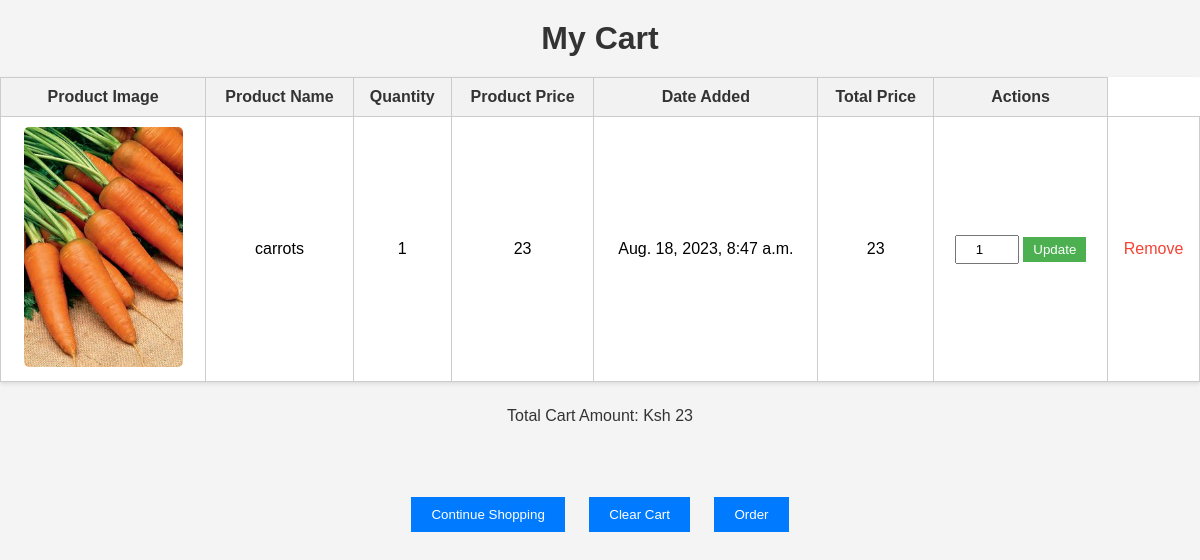
/cart/product_cart/, run on an earlier commit of the app's database.
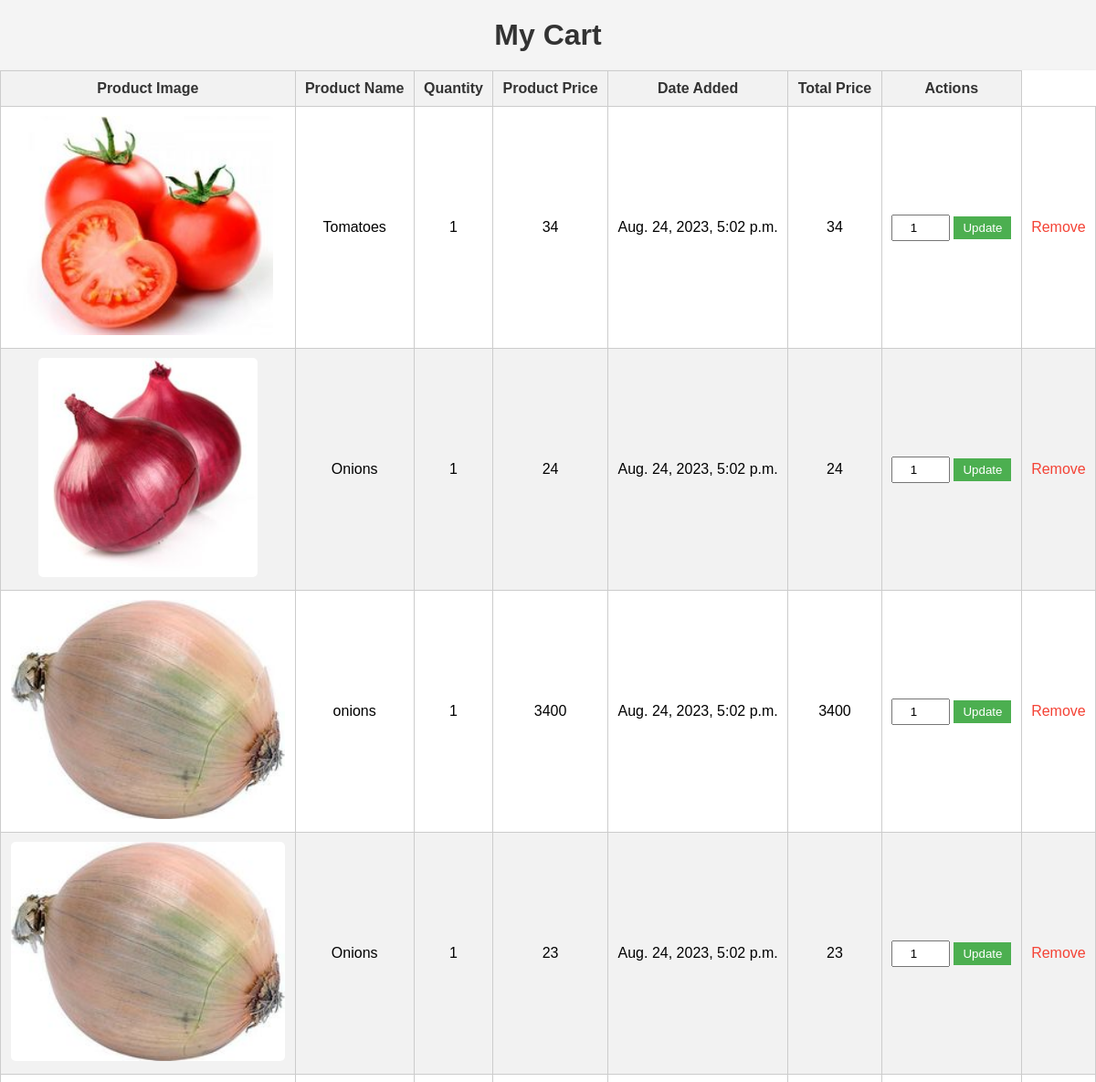
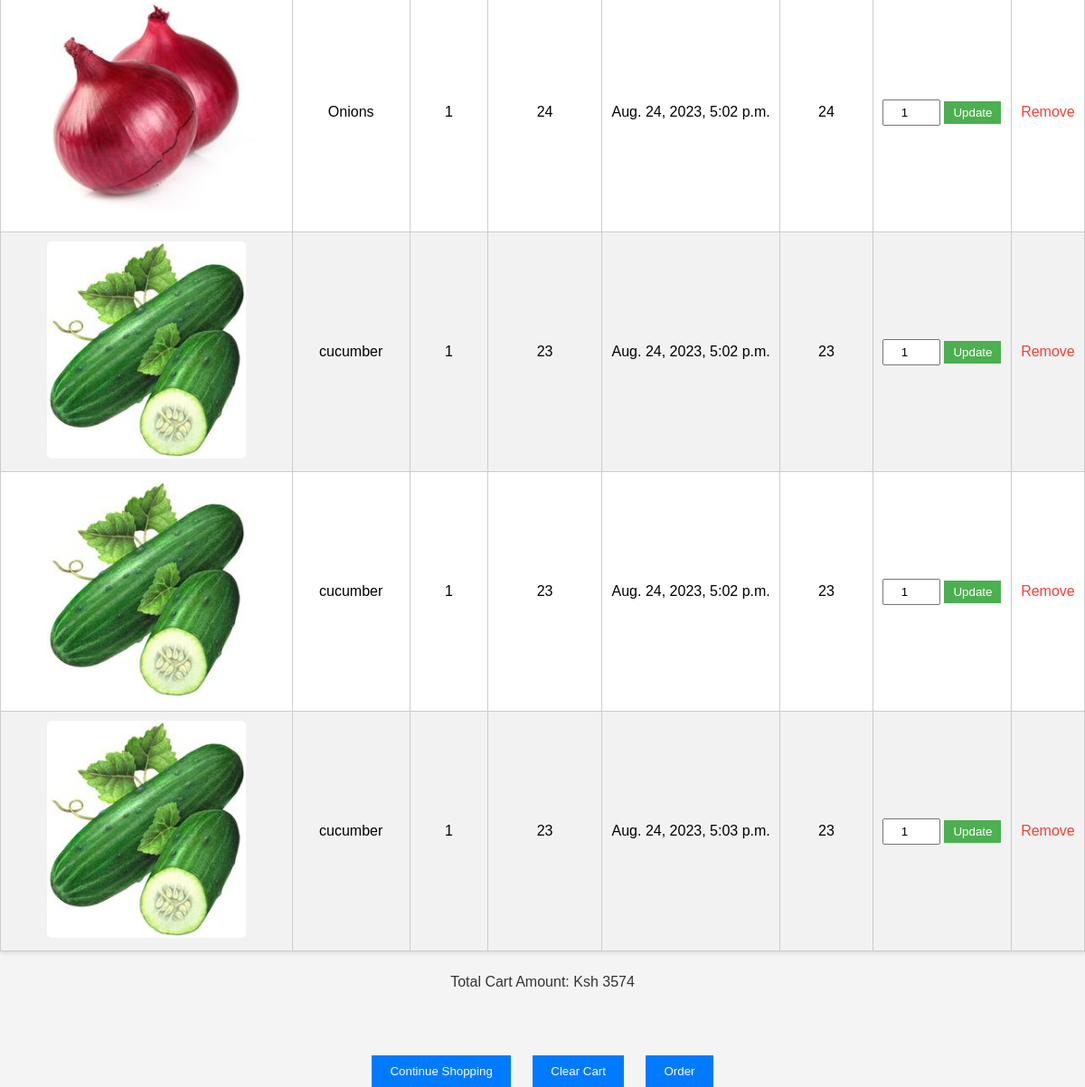
And on a later commit of the database (2 pictures, top to bottom).
### cart/models.py (models this page shows)
class Product_Cart(models.Model):
    class Meta:
        verbose_name_plural = "Product_cart"
    products = models.ManyToManyField(Product)
    product_name = models.CharField(max_length=32)
    product_price = models.IntegerField()
    product_quantity = models.IntegerField()
    product_image =models.ImageField()
    date_added = models.DateTimeField()

### cart/views.py (the view)
# urls.py: path('product_cart/', view_cart, name='view_cart'),
def view_cart(request):
    product_cart = Product_Cart.objects.all()
    total_cart_price = 0
    for item in product_cart:
        item.total_price = item.product_price * item.product_quantity
        total_cart_price += item.total_price
    return render(request, "cart/view_cart.html", {"product_cart": product_cart, "total_cart_price": total_cart_price})

### templates/cart/view_cart.html (shortened to what this page needs)
<!DOCTYPE html>
<html lang="en">
<head>
</head>
<body>
    <h1>My Cart</h1>
    <table>
        <thead>
            <tr>
                <th>Product Image</th>
                <th>Product Name</th>
                <th>Quantity</th>
                <th>Product Price</th>
                <th>Date Added</th>
                <th>Total Price</th>
                <th>Actions</th>
            </tr>
        </thead>
        <tbody>
            {% for product in product_cart %}
            <tr>
                <td><img src="{{ product.product_image.url }}" /></td>
                <td>{{ product.product_name }}</td>
                <td>{{ product.product_quantity }}</td>
                <td>{{ product.product_price }}</td>
                <td>{{ product.date_added }}</td>
                <td>{{ product.total_price }}</td>
                <td>
                    <form method="post" action="{% url 'update_cart' id=product.id %}">
                        <input type="number" name="quantity" value="{{ product.product_quantity }}" min="1">
                        <button type="submit" class="update">Update</button>
                    </form>
                </td>
                <td>
                    <a href="{% url 'remove_item' id=product.id %}" class="remove">Remove</a>
                </td>
            </tr>
            {% endfor %}
        </tbody>
    </table>
    <div class="total_price">
        <p >Total Cart Amount: Ksh {{ total_cart_price }}</p>
    </div>
    <br>
    <br>
    <div class="cart_buttons">
        <a href="{% url 'products_list' %}"><button>Continue Shopping</button></a>
        <a href="{% url 'empty_cart' %}"><button>Clear Cart</button></a>
        <a href="{% url 'orders_list' %}"><button>Order</button></a>
    </div>
</body>
</html>

What changed in the data, as far as the page shows it:
removed Product_Cart: product_image (picture), product_name "carrots", product_quantity "1", product_price "23", date_added "Aug. 18, 2023, 8:47 a.m.", total_price "23", quantity "1"
added Product_Cart: product_image (picture), product_name "Tomatoes", product_quantity "1", product_price "34", date_added "Aug. 24, 2023, 5:02 p.m.", total_price "34", quantity "1"
added Product_Cart: product_image (picture), product_name "Onions", product_quantity "1", product_price "24", date_added "Aug. 24, 2023, 5:02 p.m.", total_price "24", quantity "1"
added Product_Cart: product_image (picture), product_name "onions", product_quantity "1", product_price "3400", date_added "Aug. 24, 2023, 5:02 p.m.", total_price "3400", quantity "1"
added Product_Cart: product_image (picture), product_name "Onions", product_quantity "1", product_price "23", date_added "Aug. 24, 2023, 5:02 p.m.", total_price "23", quantity "1"
added Product_Cart: product_image (picture), product_name "Onions", product_quantity "1", product_price "24", date_added "Aug. 24, 2023, 5:02 p.m.", total_price "24", quantity "1"
added Product_Cart: product_image (picture), product_name "cucumber", product_quantity "1", product_price "23", date_added "Aug. 24, 2023, 5:02 p.m.", total_price "23", quantity "1"
added Product_Cart: product_image (picture), product_name "cucumber", product_quantity "1", product_price "23", date_added "Aug. 24, 2023, 5:02 p.m.", total_price "23", quantity "1"
added Product_Cart: product_image (picture), product_name "cucumber", product_quantity "1", product_price "23", date_added "Aug. 24, 2023, 5:03 p.m.", total_price "23", quantity "1"
Also different on the page:
{{ total_cart_price }}: "23" → "3574"
